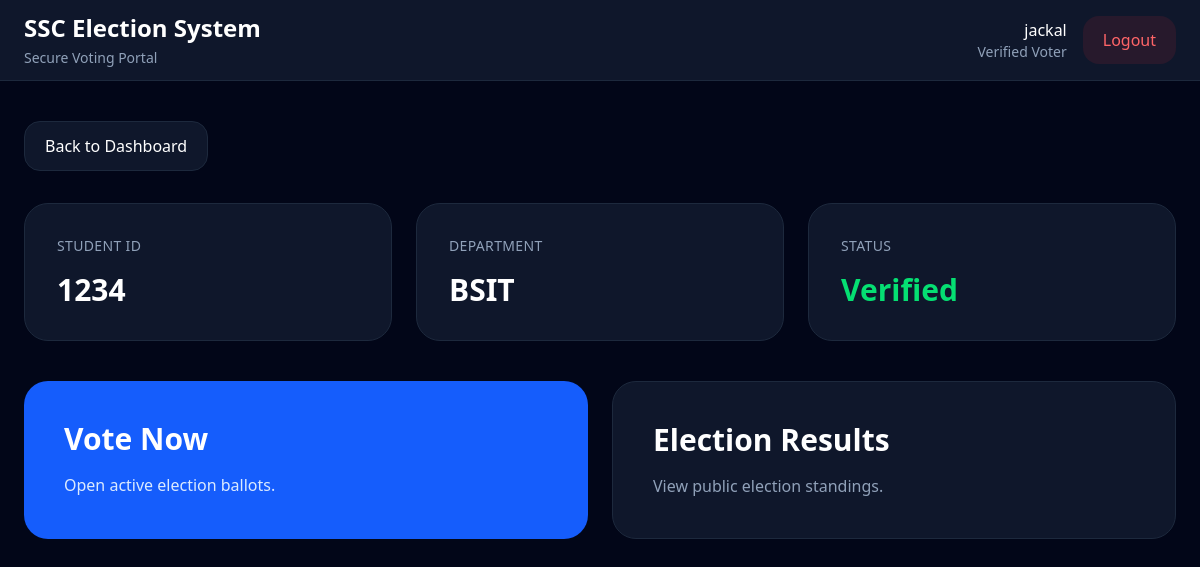
Page /voter-dashboard/ (signed in) on the committed database.
### accounts/models.py (models this page shows, shortened)
class User(AbstractUser):
    ROLE_CHOICES = (
        ('SUPER_ADMIN', 'Super Admin'),
        ('ADMIN', 'Admin'),
        ('VOTER', 'Voter'),
    )
    role = models.CharField(
        max_length=20,
        choices=ROLE_CHOICES,
        default='VOTER'
    )
    student_id = models.CharField(
        max_length=50,
        unique=True,
        blank=True,
        null=True
    )
    department = models.CharField(
        max_length=255,
        blank=True
    )
    year_level = models.CharField(
        max_length=50,
        blank=True
    )
    is_approved = models.BooleanField(default=False)
    created_at = models.DateTimeField(auto_now_add=True)

### dashboard/views.py (the view)
@login_required
def voter_dashboard(request):
    return render(
        request,
        'dashboard/voter_dashboard.html'
    )

### templates/dashboard/voter_dashboard.html (shortened to what this page needs)
{% extends 'layouts/voter_base.html' %}
{% block content %}
<div class="grid lg:grid-cols-3 gap-6 mb-10">
    <div class="bg-slate-900 border border-slate-800 rounded-3xl p-8">
        <p class="text-slate-400 text-sm uppercase tracking-wide">
            Student ID
        </p>
        <h3 class="text-3xl font-bold mt-4">
            {{ request.user.student_id }}
        </h3>
    </div>
    <div class="bg-slate-900 border border-slate-800 rounded-3xl p-8">
        <p class="text-slate-400 text-sm uppercase tracking-wide">
            Department
        </p>
        <h3 class="text-3xl font-bold mt-4">
            {{ request.user.department }}
        </h3>
    </div>
    <div class="bg-slate-900 border border-slate-800 rounded-3xl p-8">
        <p class="text-slate-400 text-sm uppercase tracking-wide">
            Status
        </p>
        <h3 class="text-3xl font-bold mt-4 text-green-400">
            Verified
        </h3>
    </div>
</div>
<div class="grid md:grid-cols-2 gap-6">
    <a
        href="{% url 'voting:election_list' %}"
        class="bg-blue-600 hover:bg-blue-700 transition rounded-3xl p-10"
    >
        <h3 class="text-3xl font-bold">
            Vote Now
        </h3>
        <p class="mt-4 text-blue-100">
            Open active election ballots.
        </p>
    </a>
    <a
        href="{% url 'results:results_dashboard' %}"
        class="bg-slate-900 border border-slate-800 hover:border-blue-500 transition rounded-3xl p-10"
    >
        <h3 class="text-3xl font-bold">
            Election Results
        </h3>
        <p class="mt-4 text-slate-400">
            View public election standings.
        </p>
    </a>
</div>
{% endblock %}

### templates/layouts/voter_base.html (shortened to what this page needs)
{% load static %}
<!DOCTYPE html>
<html lang="en">
<head>
    <link rel="stylesheet" href="{% static 'css/app.css' %}">
</head>
<body class="bg-slate-950 text-white font-sans">
<header class="border-b border-slate-800 bg-slate-900">
    <div class="max-w-7xl mx-auto px-6 h-20 flex items-center justify-between">
        <div>
            <h1 class="text-2xl font-bold">
                SSC Election System
            </h1>
            <p class="text-sm text-slate-400 mt-1">
                Secure Voting Portal
            </p>
        </div>
        <div class="flex items-center gap-4">
            <div class="text-right">
                <p class="font-medium">
                    {{ request.user.username }}
                </p>
                <p class="text-sm text-slate-400">
                    Verified Voter
                </p>
            </div>
            <a
                href="{% url 'logout' %}"
                class="bg-red-500/10 hover:bg-red-500/20 transition text-red-400 px-5 py-3 rounded-2xl font-medium"
            >
                Logout
            </a>
        </div>
    </div>
</header>
<main class="max-w-7xl mx-auto px-6 py-10">
    <div class="mb-8">
    <a
        href="{% url 'voter_dashboard' %}"
        class="inline-flex bg-slate-900 border border-slate-800 hover:border-blue-500 transition px-5 py-3 rounded-2xl font-medium"
    >
        Back to Dashboard
    </a>
</div>
    {% block content %}
    {% endblock %}
</main>
</body>
</html>

### rows in the picture
User: user.username "jackal", user.student_id "1234", user.department "BSIT"
